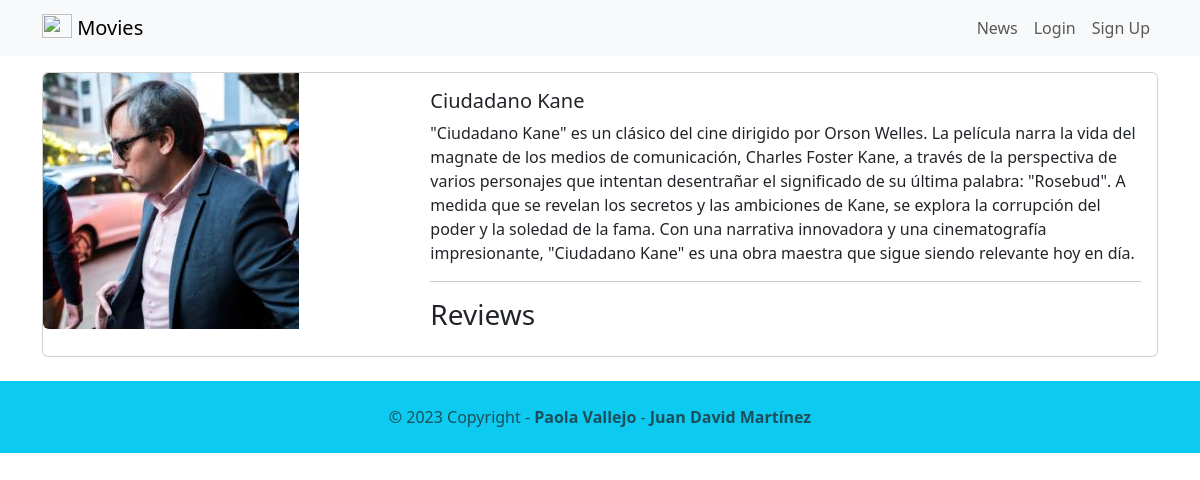
/movie/1, run on the app's committed database.
### movie/models.py (models this page shows, shortened)
class Movie(models.Model):
  title = models.CharField(max_length=100)
  description = models.CharField(max_length=1000)
  emb = models.BinaryField(default=get_default_array())
  image = models.ImageField(upload_to='movie/images/', default = 'movie/images/default.jpg')
  url = models.URLField(blank=True)

### movie/views.py (the view)
# urls.py: path('<int:movie_id>', views.detail, name='detail'),
def detail(request, movie_id):
    movie = get_object_or_404(Movie,pk=movie_id)
    reviews = Review.objects.filter(movie = movie)
    return render(request, 'detail.html',{'movie':movie, 'reviews': reviews})

### movie/templates/detail.html (shortened to what this page needs)
{% extends 'base.html' %}
{% block content %}
<div class="card mb-3">
    <div class="row g-0">
        <div class="col-md-4">
            <img src="{{ movie.image.url }}" class="img-fluid rounded-start" alt="">
        </div>
    <div class="col-md-8">
    <div class="card-body">
        <h5 class="card-title">{{ movie.title }}</h5>
        <p class="card-text">{{ movie.description }}</p>
        <hr />
        <h3>Reviews</h3>
    </div>
    </div>
 </div>
</div>
{% endblock content %}

### moviereviews/templates/base.html (shortened to what this page needs)
<!doctype html>
<html lang="en">
    <head>
        <link href="https://cdn.jsdelivr.net/npm/bootstrap@5.3.0-alpha2/dist/css/bootstrap.min.css" rel="stylesheet">
    </head>
    <body>
        <nav class="navbar navbar-expand-lg navbar-light bg-light mb-3">
            <div class="container">
                <a class="navbar-brand" href="{% url 'home' %}">
                    {% load static %}
                    <img src="{% static 'images/movie.PNG' %}" alt="" width="30" height="24"
                    class="d-inline-block align-text-top" />
                    Movies
                </a>
                <div class="collapse navbar-collapse" id="navbarNavAltMarkup">
                    <div class="navbar-nav ms-auto">
                        <a class="nav-link" href="{% url 'news' %}">News</a>
                        {% if user.is_authenticated %}
                        <a class="nav-link" href="{% url 'logoutaccount' %}">
                            Logout ({{ user.username }})
                        </a>
                        <a class="nav-link" href="{% url 'recomendaciones' %}">
                            Recomendaciones
                        </a>
                        {% else %}
                        <a class="nav-link" href="{% url 'loginaccount' %}">Login</a>
                        <a class="nav-link" href="{% url 'signupaccount' %}">
                            Sign Up
                        </a>
                        {% endif %}
                    </div>
                </div>
            </div>
        </nav>
           <div class="container">
                {% block content %}
                {% endblock content %}
           </div>
           <footer class="text-center text-lg-start bg-info text-muted mt-4">
            <div class="text-center p-4">
                © 2023 Copyright -
            <a class="text-reset fw-bold text-decoration-none"
                target="_blank" href="pvallej3@eafit.edu.co">
                Paola Vallejo
            </a> -
            <a class="text-reset fw-bold text-decoration-none"
                target="_blank" href="jdmartinev@eafit.edu.co">
                Juan David Martínez
            </a>
         </div>
        </footer>
    </body>
</html>

### data on the page
Movie: image (picture), title "Ciudadano Kane", description "\"Ciudadano Kane\" es un clásico del cine dirigido por Orson Welles. La película narra la vida del magnate de los medios de comunicación, Charles Foster Kane, a través de la perspectiva de varios personajes que intentan desentrañar el significado de su última palabra: \"Rosebud\". A medida que se revelan los secretos y las ambiciones de Kane, se explora la corrupción del poder y la soledad de la fama. Con una narrativa innovadora y una cinematografía impresionante, \"Ciudadano Kane\" es una obra maestra que sigue siendo relevante hoy en día."
